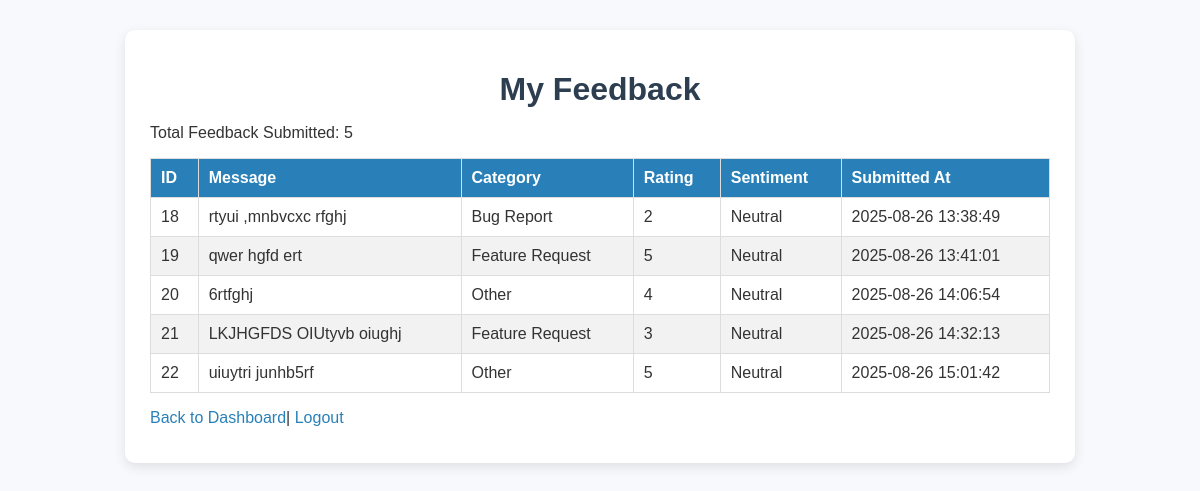
Page /my/feedback (signed in) on the earlier database version.
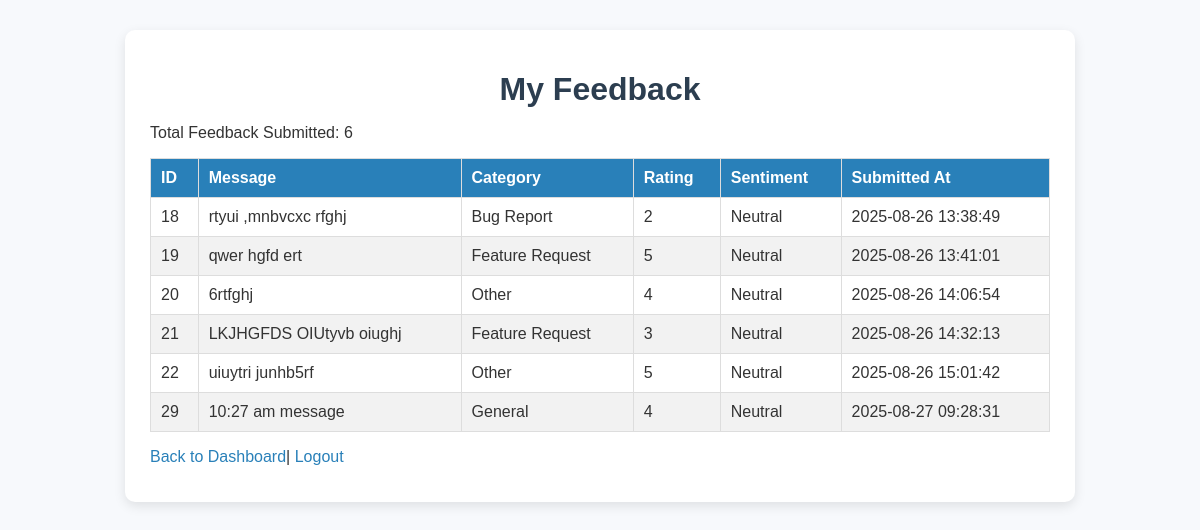
Same page on the later database version.
### tables this page shows
CREATE TABLE feedback (
                    id INTEGER PRIMARY KEY AUTOINCREMENT,
                    name TEXT NOT NULL,
                    email TEXT NOT NULL,
                    message TEXT NOT NULL,
                    created_at TIMESTAMP DEFAULT CURRENT_TIMESTAMP
                , user_id INTEGER, category TEXT, rating INTEGER, sentiment TEXT);

### app.py (the view)
@app.route("/my/feedback")
@login_required
def my_feedback():
    conn = sqlite3.connect("feedback.db")
    c = conn.cursor()
    c.execute(
        "SELECT id, name, email, message, category, rating, sentiment, created_at FROM feedback WHERE user_id = ? ORDER BY created_at ASC",
        (session["user_id"],)
    )
    entries = c.fetchall()
    conn.close()
    total = len(entries)
    return render_template("my_feedback.html", entries=entries, total=total)

### app.py (called while the page is built)
def login_required(f):
    @wraps(f)
    def decorated_function(*args, **kwargs):
        if "user_id" not in session:
            flash("You must be logged in.")
            return redirect(url_for("login"))
        return f(*args, **kwargs)
    return decorated_function

### templates/my_feedback.html (shortened to what this page needs)
<!DOCTYPE html>
<html lang="en">
<head>
  <link rel="stylesheet" href="{{ url_for('static', filename='style.css') }}">
</head>
<body>
  <div class="container">
    <h1>My Feedback</h1>
    {% if total > 0 %}
            <p>Total Feedback Submitted: {{ total }}</p>
            <table border="1" cellpadding="5" cellspacing="0">
                <thead>
                    <tr>
                        <th>ID</th>
                        <th>Message</th>
                        <th>Category</th>
                        <th>Rating</th>
                        <th>Sentiment</th>
                        <th>Submitted At</th>
                    </tr>
                </thead>
                <tbody>
                    {% for entry in entries %}
                    <tr>
                        <td>{{ entry[0] }}</td>
                        <td>{{ entry[3] }}</td>
                        <td>{{ entry[4] }}</td>
                        <td>{{ entry[5] }}</td>
                        <td>{{ entry[6] }}</td>
                        <td>{{ entry[7] }}</td>
                    </tr>
                    {% endfor %}
                </tbody>
            </table>
        {% else %}
            <p>You have not submitted any feedback yet.</p>
        {% endif %}
        <p>
            <a href="{{ url_for('user_dashboard') }}">Back to Dashboard</a>|
            <a href="{{ url_for('logout') }}">Logout</a>
        </p>
    </div>
</body>
</html>

Differences in the rows shown:
added feedback: id "29", message "10:27 am message", category "General", rating "4", sentiment "Neutral", created_at "2025-08-27 09:28:31"
Other differences:
{{ total }}: "5" → "6"
